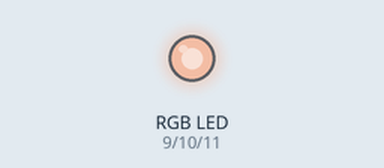
Simulated run of this sketch. Board: Arduino Uno, built with avr-gcc and run on an emulated ATmega328P. Shown: an RGB LED mixed from three pins (HIGH = lit). Random numbers use the default seed unless the sketch sets one.

Above: at 0.09 s.
At 4.5 s:
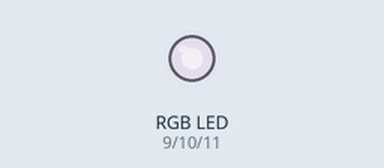
At 7.87 s:
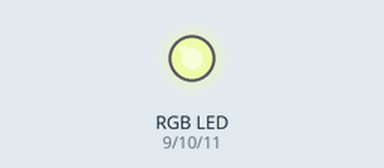
At 19.56 s:
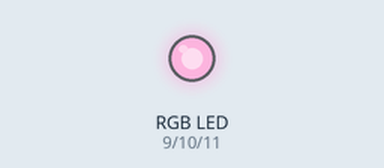
At 29.41 s:
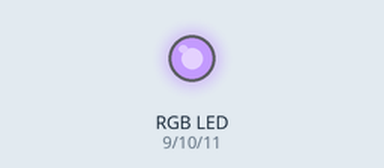
At 39.07 s:
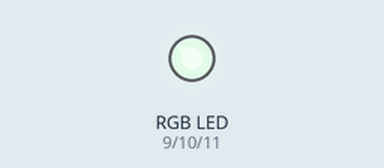
Timing chart, 0 to 40.0 s (numbered marks = the images above):
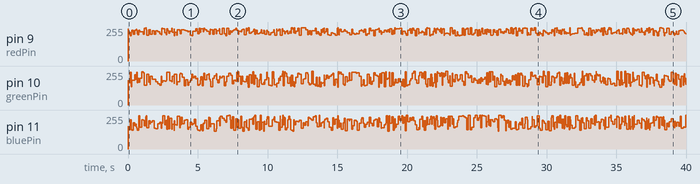

The sketch:

IoT-Candles.ino
```cpp
/*
Adafruit Arduino - Lesson 3. RGB LED
*/

int redPin = 9;
int greenPin = 10;
int bluePin = 11;


//Global Variable for the delay time, so that everything
//fades in and out at the same rate
int delayTime = 10;

//Global RGB variables to allow the candles to return
//to the prior color
int red = 170;
int green = 170;
int blue = 170;

void setup()
{
  pinMode(redPin, OUTPUT);
  pinMode(greenPin, OUTPUT);
  pinMode(bluePin, OUTPUT);

  setColor(red,green,blue);
  delay(20);
}

void loop()
{
  /*setColor(255, 0, 0);  // red
  delay(1000);
  setColor(0, 255, 0);  // green
  delay(1000);
  setColor(0, 0, 255);  // blue
  delay(1000);
  setColor(255, 255, 0);  // yellow
  delay(1000);
  setColor(80, 0, 80);  // purple
  delay(1000);
  setColor(0, 255, 255);  // aqua
  delay(1000);
  setColor(0, 0xff, 0); //Green
  delay(1500);
  setColor(255, 255, 255); //White
  delay(1500);
  setColor(0xFF, 0xdd, 0x00); //Orange
  delay(1500);*/

  flicker();


}

//Function to create flickering effect for the candles
//This is the default state
void flicker()
{
  //setColor(red,green,blue);

  setColor(random(60)+190, random(120)+135,random(120)+135);
  delay(random(150));
}

//Function to fade in Green White and Orange
//Runs once, returns nothing
void IrishFlag()
{

  //Green
  for(int i=0; i< 255; i++)
  {
    setColor(0,i,0);
    delay(delayTime);
  }


  for(int i=255; i>0; i--)
  {
    setColor(0,i,0);
    delay(delayTime);
  }

  //White
  for(int i=0; i< 255; i++)
  {
    setColor(i,i,i);
    delay(delayTime);
  }


  for(int i=255; i>0; i--)
  {
    setColor(i,i,i);
    delay(delayTime);
  }


  //Orange

  //HEX code for orange is FFA500
  //Ratio is 1:.64:0

  int greenVal = 0;

  for(int i=0; i< 255; i++)
  {
    //Create a value for green that is .64 of the value for
    //red; this allows orange to fade in smoothly
    greenVal = i * .64;
    setColor(i, greenVal, 0x00);
    delay(delayTime);
  }


  for(int i=255; i>0; i--)
  {
    greenVal = i * .64;
    setColor(i, greenVal, 0x00);
    delay(delayTime);
  }


   //Go back to the default color
   setColor(red,green,blue);
}


void setColor(int red, int green, int blue)
{

  analogWrite(redPin, red);
  analogWrite(greenPin, green);
  analogWrite(bluePin, blue);
}
```
